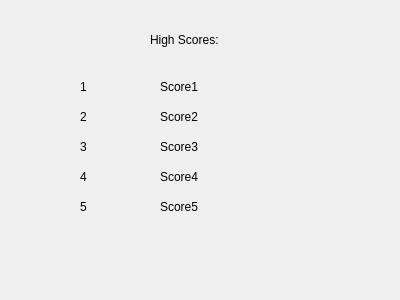
<?xml version="1.0" encoding="UTF-8"?>
<ui version="4.0">
 <class>HighScores</class>
 <widget class="QWidget" name="HighScores">
  <property name="geometry">
   <rect>
    <x>0</x>
    <y>0</y>
    <width>400</width>
    <height>300</height>
   </rect>
  </property>
  <property name="windowTitle">
   <string>Form</string>
  </property>
  <widget class="QLabel" name="label">
   <property name="geometry">
    <rect>
     <x>150</x>
     <y>30</y>
     <width>71</width>
     <height>20</height>
    </rect>
   </property>
   <property name="text">
    <string>High Scores:</string>
   </property>
  </widget>
  <widget class="QLabel" name="label_2">
   <property name="geometry">
    <rect>
     <x>80</x>
     <y>80</y>
     <width>47</width>
     <height>13</height>
    </rect>
   </property>
   <property name="text">
    <string>1</string>
   </property>
  </widget>
  <widget class="QLabel" name="label_3">
   <property name="geometry">
    <rect>
     <x>80</x>
     <y>110</y>
     <width>47</width>
     <height>13</height>
    </rect>
   </property>
   <property name="text">
    <string>2</string>
   </property>
  </widget>
  <widget class="QLabel" name="label_4">
   <property name="geometry">
    <rect>
     <x>80</x>
     <y>140</y>
     <width>47</width>
     <height>13</height>
    </rect>
   </property>
   <property name="text">
    <string>3</string>
   </property>
  </widget>
  <widget class="QLabel" name="label_5">
   <property name="geometry">
    <rect>
     <x>80</x>
     <y>170</y>
     <width>47</width>
     <height>13</height>
    </rect>
   </property>
   <property name="text">
    <string>4</string>
   </property>
  </widget>
  <widget class="QLabel" name="label_6">
   <property name="geometry">
    <rect>
     <x>80</x>
     <y>200</y>
     <width>47</width>
     <height>13</height>
    </rect>
   </property>
   <property name="text">
    <string>5</string>
   </property>
  </widget>
  <widget class="QLabel" name="Score1">
   <property name="geometry">
    <rect>
     <x>160</x>
     <y>80</y>
     <width>47</width>
     <height>13</height>
    </rect>
   </property>
   <property name="text">
    <string>Score1</string>
   </property>
  </widget>
  <widget class="QLabel" name="Score2">
   <property name="geometry">
    <rect>
     <x>160</x>
     <y>110</y>
     <width>47</width>
     <height>13</height>
    </rect>
   </property>
   <property name="text">
    <string>Score2</string>
   </property>
  </widget>
  <widget class="QLabel" name="Score3">
   <property name="geometry">
    <rect>
     <x>160</x>
     <y>140</y>
     <width>47</width>
     <height>13</height>
    </rect>
   </property>
   <property name="text">
    <string>Score3</string>
   </property>
  </widget>
  <widget class="QLabel" name="Score4">
   <property name="geometry">
    <rect>
     <x>160</x>
     <y>170</y>
     <width>47</width>
     <height>13</height>
    </rect>
   </property>
   <property name="text">
    <string>Score4</string>
   </property>
  </widget>
  <widget class="QLabel" name="Score5">
   <property name="geometry">
    <rect>
     <x>160</x>
     <y>200</y>
     <width>47</width>
     <height>13</height>
    </rect>
   </property>
   <property name="text">
    <string>Score5</string>
   </property>
  </widget>
 </widget>
 <resources/>
 <connections/>
</ui>
